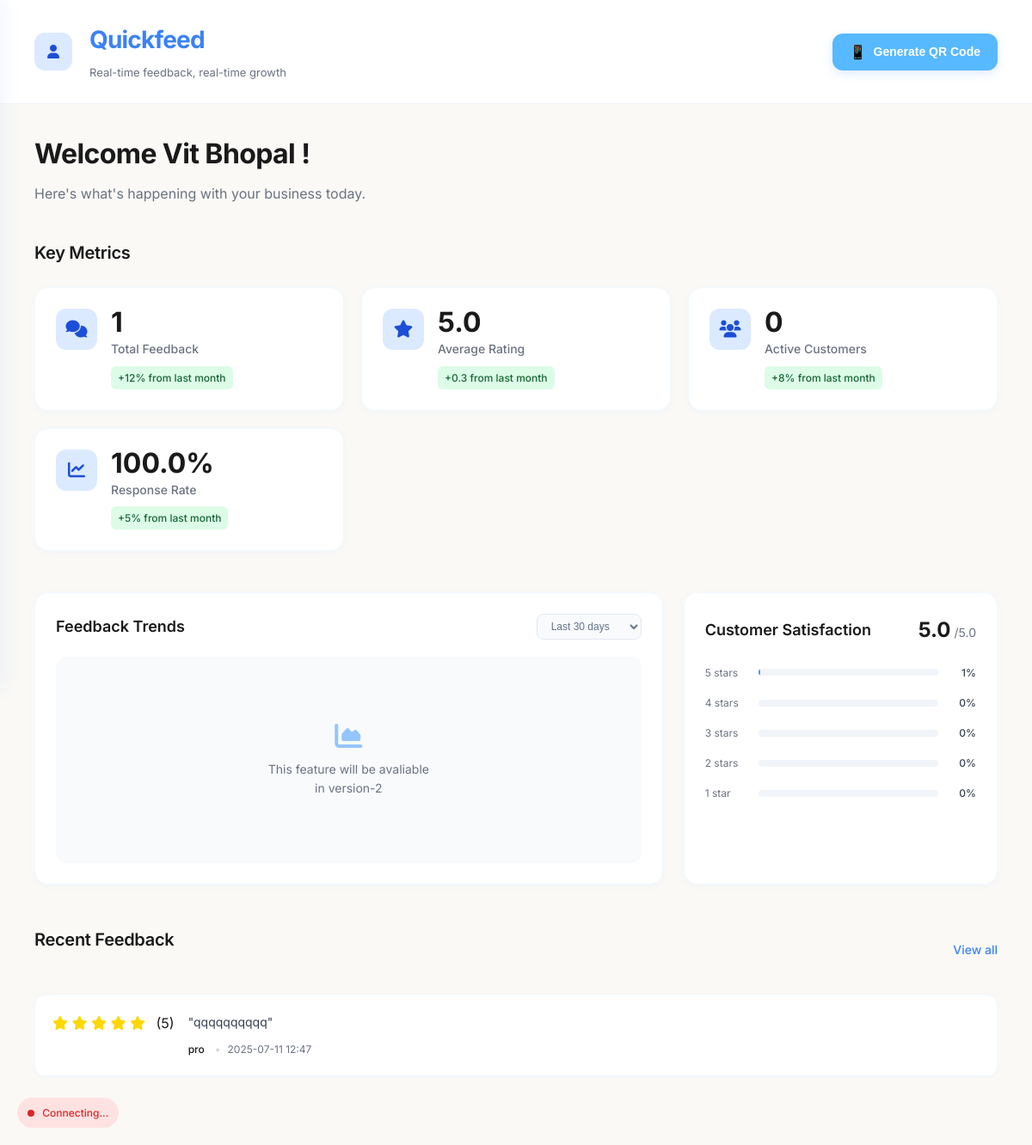
The page /dashboard (signed in) on the database its author committed.
### web/models.py (models this page shows, shortened)
class BaseUser(UserMixin, db.Model):
    __abstract__ = True
    id = db.Column(db.Integer, primary_key=True)
    first_name = db.Column(db.String(50), nullable=False)
    last_name = db.Column(db.String(50), nullable=False)
    email = db.Column(db.String(120), unique=True, nullable=False, index=True)
    password_hash = db.Column(db.String(128), nullable=False)
    created_at = db.Column(db.DateTime, default=lambda: datetime.now(timezone.utc))
    is_active = db.Column(db.Boolean, default=True, nullable=False)

class Shopkeeper(BaseUser):
    __tablename__ = 'shopkeepers'  # Changed from 'shopkeeper' to 'shopkeepers'
    shopname = db.Column(db.String(100), nullable=False)
    username = db.Column(db.String(50), unique=True, nullable=False, index=True)
    received_feedbacks = db.relationship('Feedback',
                                       foreign_keys='Feedback.shopkeeper_id',
                                       backref='shopkeeper',
                                       lazy='dynamic',
                                       cascade='all, delete-orphan')

class Feedback(db.Model):
    __tablename__ = 'feedbacks'  # Changed from 'feedback' to 'feedbacks'
    id = db.Column(db.Integer, primary_key=True)
    title = db.Column(db.String(200), nullable=False)
    content = db.Column(db.Text, nullable=False)
    rating = db.Column(db.Integer, nullable=False)
    created_at = db.Column(db.DateTime, default=lambda: datetime.now(timezone.utc))
    shopkeeper_id = db.Column(db.Integer,
                             db.ForeignKey('shopkeepers.id', ondelete='CASCADE'),
                             nullable=False)
    customer_name = db.Column(db.String(100), nullable=False)
    customer_email = db.Column(db.String(120), nullable=True)
    __table_args__ = (
        db.CheckConstraint('rating >= 1 AND rating <= 5', name='rating_range'),
        db.CheckConstraint('LENGTH(title) >= 3', name='title_min_length'),
        db.CheckConstraint('LENGTH(content) >= 10', name='content_min_length'),
    )
    @property
    def customer_display_name(self):
        return self.customer_name or "Anonymous"
    @property
    def time_ago(self):
        now = datetime.now(timezone.utc)
        if self.created_at.tzinfo is None:
            created_at_utc = self.created_at.replace(tzinfo=timezone.utc)
        else:
            created_at_utc = self.created_at
        diff = now - created_at_utc
        if diff.days > 365:
            years = diff.days // 365
            return f"{years} year{'s' if years > 1 else ''} ago"
        elif diff.days > 30:
            months = diff.days // 30
            return f"{months} month{'s' if months > 1 else ''} ago"
        elif diff.days > 0:
            return f"{diff.days} day{'s' if diff.days > 1 else ''} ago"
        elif diff.seconds > 3600:
            hours = diff.seconds // 3600
            return f"{hours} hour{'s' if hours > 1 else ''} ago"
        elif diff.seconds > 60:
            minutes = diff.seconds // 60
            return f"{minutes} minute{'s' if minutes > 1 else ''} ago"
        else:
            return "Just now"

### web/routes.py (the view, shortened to what this page needs)
    def decorated_function(*args, **kwargs):
        try:
            if not current_user.is_authenticated:
                flash('Please log in to access this page.', 'warning')
                return redirect(url_for('auth.login'))
            shopkeeper = Shopkeeper.query.get(current_user.id)
            session['shopkeeper_id'] = shopkeeper.id
            session['shopkeeper_username'] = shopkeeper.username
            session['is_shopkeeper'] = True
            return f(*args, **kwargs)
        except Exception as e:
            print(f"Error in require_shopkeeper decorator: {e}")
            flash('An error occurred while verifying your account.', 'danger')
            return redirect(url_for('auth.login'))

### web/routes.py (called while the page is built, shortened)
def require_shopkeeper(f):
    def decorated_function(*args, **kwargs):
        try:
            if not current_user.is_authenticated:
                flash('Please log in to access this page.', 'warning')
                return redirect(url_for('auth.login'))
            shopkeeper = Shopkeeper.query.get(current_user.id)
            session['shopkeeper_id'] = shopkeeper.id
            session['shopkeeper_username'] = shopkeeper.username
            session['is_shopkeeper'] = True
            return f(*args, **kwargs)
        except Exception as e:
            print(f"Error in require_shopkeeper decorator: {e}")
            flash('An error occurred while verifying your account.', 'danger')
            return redirect(url_for('auth.login'))
    decorated_function.__name__ = f.__name__
    return decorated_function

### web/templates/dashboard.html (shortened to what this page needs)
<!DOCTYPE html>
<html lang="en">
<head>
    <link rel="stylesheet" href="{{ url_for('static', filename='dashboard.css') }}">
    <link rel="stylesheet" href="https://cdnjs.cloudflare.com/ajax/libs/font-awesome/6.0.0/css/all.min.css">
</head>
<body>
    <div class="connection-status disconnected" id="connectionStatus">
        <span class="status-dot"></span>
        <span class="status-text">Connecting...</span>
    </div>
    <div class="main-content">
        <header class="header">
            <div class="header-left">
                <div class="menu-toggle" onclick="toggleSidebar()">
                    <i class="fas fa-user"></i>
                </div>
                <div class="brand-logo">
                    <h1>Quickfeed</h1>
                    <span class="brand-tagline">Real-time feedback, real-time growth</span>
                </div>
            </div>
            <div class="header-right">
                <button class="qr-btn" id="generateQRBtn">
                    <span class="qr-icon">📱</span>
                    Generate QR Code
                </button>
            </div>
        </header>
        <main class="dashboard-content">
            <section class="welcome-section">
                <h2>Welcome {{ session.get ('shopname') or current_user.first_name + ' ' + current_user.last_name}} !</h2>
                <p>Here's what's happening with your business today.</p>
            </section>
            <section class="metrics-section">
                <h3 class="section-title">Key Metrics</h3>
                <div class="metrics-grid">
                    <div class="metric-item">
                        <div class="metric-icon">
                            <i class="fas fa-comments"></i>
                        </div>
                        <div class="metric-content">
                            <div class="metric-value" id="totalFeedbackCount">{{ total_feedback or 0 }}</div>
                            <div class="metric-label">Total Feedback</div>
                            <div class="metric-change positive">+12% from last month</div>
                        </div>
                    </div>
                    <div class="metric-item">
                        <div class="metric-icon">
                            <i class="fas fa-star"></i>
                        </div>
                        <div class="metric-content">
                            <div class="metric-value" id="averageRating">{{ average_rating or 0.0 }}</div>
                            <div class="metric-label">Average Rating</div>
                            <div class="metric-change positive">+0.3 from last month</div>
                        </div>
                    </div>
                    <div class="metric-item">
                        <div class="metric-icon">
                            <i class="fas fa-users"></i>
                        </div>
                        <div class="metric-content">
                            <div class="metric-value" id="activeCustomers">{{ active_customers or 0 }}</div>
                            <div class="metric-label">Active Customers</div>
                            <div class="metric-change positive">+8% from last month</div>
                        </div>
                    </div>
                    <div class="metric-item">
                        <div class="metric-icon">
                            <i class="fas fa-chart-line"></i>
                        </div>
                        <div class="metric-content">
                            <div class="metric-value" id="responseRate">{{ response_rate or 0 }}%</div>
                            <div class="metric-label">Response Rate</div>
                            <div class="metric-change positive">+5% from last month</div>
                        </div>
                    </div>
                </div>
            </section>
            <section class="charts-section">
                <div class="charts-grid">
                    <div class="chart-container">
                        <div class="chart-header">
                            <h3>Feedback Trends</h3>
                            <select class="chart-filter">
                                <option>Last 30 days</option>
                            </select>
                        </div>
                        <div class="chart-content">
                            <div class="chart-placeholder">
                                <i class="fas fa-chart-area"></i>
                                <p>This feature will be avaliable in version-2</p>
                            </div>
                        </div>
                    </div>
                    <div class="chart-container">
                        <div class="chart-header">
                            <h3>Customer Satisfaction</h3>
                            <div class="satisfaction-score">
                                <span class="score-value" id="satisfactionScore">{{ average_rating or 0.0 }}</span>
                                <span class="score-max">/5.0</span>
                            </div>
                        </div>
                        <div class="chart-content">
                            <div class="satisfaction-breakdown" id="satisfactionBreakdown">
                                {% for rating in range(5, 0, -1) %}
                                <div class="satisfaction-bar">
                                    <div class="bar-label">{{ rating }} star{{ 's' if rating != 1 else '' }}</div>
                                    <div class="bar-container">
                                        <div class="bar-fill"
                                         data-rating="{{ rating }}"
                                         style="width: {{ (rating_distribution[rating] if rating_distribution and rating_distribution[rating] is not none else 0) | round(2) }}%"></div>
                                    </div>
                                    <div class="bar-value" data-rating-value="{{ rating }}">{{ rating_distribution[rating] if rating_distribution else 0 }}%</div>
                                </div>
                                {% endfor %}
                            </div>
                        </div>
                    </div>
                </div>
            </section>
            <section class="feedback-section">
                <div class="section-header">
                    <h3 class="section-title">Recent Feedback</h3>
                    <a href="/dashboard/my-feedback" class="view-all-link">View all</a>
                </div>
                <div class="feedback-list" id="feedbackList">
                    {% if all_recent_feedback %}
                        {% for feedback in all_recent_feedback %}
                        <div class="feedback-item" data-feedback-id="{{ feedback.id }}">
                            <div class="feedback-rating-stars">
    {% for i in range(1, 6) %}
        {% if i <= feedback.rating %}
            <i class="fas fa-star" style="color: gold;"></i>
        {% else %}
            <i class="far fa-star" style="color: gold;"></i>
        {% endif %}
    {% endfor %}
    <span style="margin-left: 8px;">({{ feedback.rating }})</span>
</div>
                            <div class="feedback-content">
                                <div class="feedback-text">"{{ feedback.content[:100] }}{% if feedback.content|length > 100 %}...{% endif %}"</div>
                                <div class="feedback-meta">
                                    <span class="customer-name">{{ feedback.customer_name or 'Anonymous' }}</span>
                                    <span class="feedback-time">{{ feedback.created_at.strftime('%Y-%m-%d %H:%M') }}</span>
                                </div>
                            </div>
                        </div>
                        {% endfor %}
                    {% else %}
                        <div class="feedback-item" id="noFeedbackMessage">
                            <div class="feedback-content">
                                <div class="feedback-text">No feedback yet. Share your QR code to start receiving feedback!</div>
                            </div>
                        </div>
                    {% endif %}
                </div>
            </section>
        </main>
    </div>
</body>
</html>

### rows shown on the page
Shopkeeper: first_name+last_name "Vit Bhopal"
Feedback: rating "5", content "qqqqqqqqqq", customer_name "pro", created_at "2025-07-11 12:47"

### other values the page prints
{{ total_feedback or 0 }} "1"
{{ average_rating or 0.0 }} "5.0"
{{ active_customers or 0 }} "0"
{{ response_rate or 0 }} "100.0"
{{ rating }} "5" "4" "3" "2" "1"
{{ 's' if rating != 1 else '' }} "s" "s" "s" "s"
{{ rating_distribution[rating] if rating_distribution else 0 }} "1" "0" "0" "0" "0"
